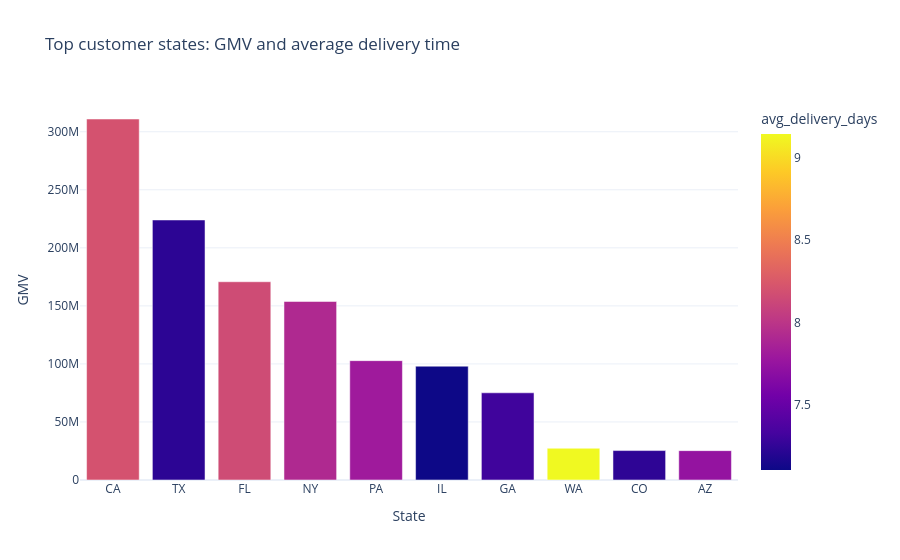

Here is the notebook cell this chart was saved with:
### Markdown cell above
## Geographic Analysis, Correlation Analysis, and Executive KPIs

### Code cell
state_metrics = order_fact.merge(customers[['customer_id', 'customer_state']], on='customer_id', how='left', validate='many_to_one').groupby('customer_state', observed=True).agg(orders=('order_id', 'size'), gmv=('gmv', 'sum'), avg_delivery_days=('delivery_days', 'mean')).reset_index().sort_values('gmv', ascending=False)
fig = px.bar(state_metrics.head(20), x='customer_state', y='gmv', color='avg_delivery_days', hover_data=['orders'], title='Top customer states: GMV and average delivery time', labels={'customer_state': 'State', 'gmv': 'GMV'})
fig.show()

numeric_columns = ['gmv', 'items', 'product_revenue', 'freight_revenue', 'payment_value', 'delivery_days', 'delivery_vs_estimate_days']
correlation = order_fact[numeric_columns].corr(numeric_only=True)
fig = px.imshow(correlation, text_auto='.2f', color_continuous_scale='RdBu_r', zmin=-1, zmax=1, title='Order-level feature correlations')
fig.show()

delivered = order_fact['order_status'].eq('delivered')
kpis = {
    'Orders': f"{len(order_fact):,}",
    'GMV': f"${order_fact['gmv'].sum():,.0f}",
    'Average order value': f"${order_fact.loc[order_fact['gmv'] > 0, 'gmv'].mean():,.2f}",
    'Delivery rate': f"{delivered.mean() * 100:.2f}%",
    'Median delivery days': f"{order_fact.loc[delivered, 'delivery_days'].median():.1f}",
    'Average review score': f"{order_reviews['review_score'].mean():.2f} / 5",
}
display(pd.DataFrame(kpis.items(), columns=['KPI', 'Value']))
display(Markdown('**Executive interpretation:** The KPI table is the refreshable baseline for the future executive dashboard. Treat trend changes as signals to investigate by cohort, seller, category, state, and fulfilment stage—not as standalone explanations.'))

### Figure 1 — Plotly figure (JSON) as saved in the notebook; plotly's stock layout.template omitted (floating-point values rounded to 4 significant figures)
{"data": [{"customdata": [[251542], [189675], [138146], [125554], [84583], [83255], [63338], [21335], [21664], [20908]], "hovertemplate": "State=%{x}<br>GMV=%{y}<br>orders=%{customdata[0]}<br>avg_delivery_days=%{marker.color}<extra></extra>", "legendgroup": "", "marker": {"color": [8.2, 7.226, 8.156, 7.911, 7.803, 7.103, 7.305, 9.144, 7.232, 7.737], "coloraxis": "coloraxis", "pattern": {"shape": ""}}, "name": "", "orientation": "v", "showlegend": false, "textposition": "auto", "type": "bar", "x": ["CA", "TX", "FL", "NY", "PA", "IL", "GA", "WA", "CO", "AZ"], "xaxis": "x", "y": [311000000.0, 224000000.0, 170800000.0, 153800000.0, 102800000.0, 98050000.0, 75110000.0, 27340000.0, 25350000.0, 25300000.0], "yaxis": "y"}], "layout": {"barmode": "relative", "coloraxis": {"colorbar": {"title": {"text": "avg_delivery_days"}}, "colorscale": [[0.0, "#0d0887"], [0.1111, "#46039f"], [0.2222, "#7201a8"], [0.3333, "#9c179e"], [0.4444, "#bd3786"], [0.5556, "#d8576b"], [0.6667, "#ed7953"], [0.7778, "#fb9f3a"], [0.8889, "#fdca26"], [1.0, "#f0f921"]]}, "legend": {"tracegroupgap": 0}, "title": {"text": "Top customer states: GMV and average delivery time"}, "xaxis": {"anchor": "y", "domain": [0.0, 1.0], "title": {"text": "State"}}, "yaxis": {"anchor": "x", "domain": [0.0, 1.0], "title": {"text": "GMV"}}}}
